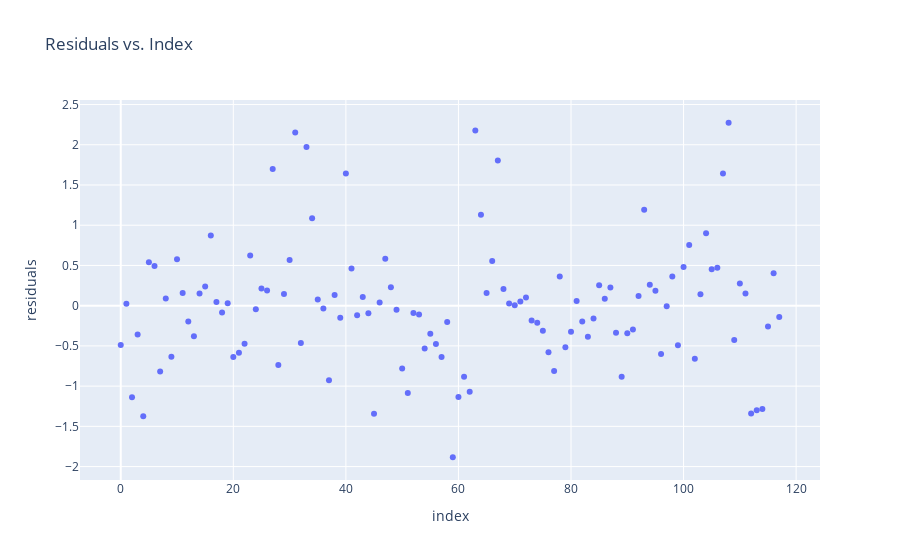

Notebook code cell kept with this figure:
### Code cell
residuals = y - predictions['ypreds']

residual_df = pd.DataFrame({'residuals': residuals, 'index': range(len(residuals))})

fig = px.scatter(residual_df, x='index', y='residuals',
                 title="Residuals vs. Index")

fig.show()

### Figure 1 — Plotly figure (JSON) as saved in the notebook; plotly's stock layout.template omitted (floating-point values rounded to 4 significant figures)
{"data": [{"hovertemplate": "index=%{x}<br>residuals=%{y}<extra></extra>", "legendgroup": "", "marker": {"color": "#636efa", "symbol": "circle"}, "mode": "markers", "name": "", "orientation": "v", "showlegend": false, "type": "scatter", "x": [0, 1, 2, 3, 4, 5, 6, 7, 8, 9, 10, 11, 12, 13, 14, 15, 16, 17, 18, 19, 20, 21, 22, 23, 24, 25, 26, 27, 28, 29, 30, 31, 32, 33, 34, 35, 36, 37, 38, 39, 40, 41, 42, 43, 44, 45, 46, 47, 48, 49, 50, 51, 52, 53, 54, 55, 56, 57, 58, 59, 60, 61, 62, 63, 64, 65, 66, 67, 68, 69, 70, 71, 72, 73, 74, 75, 76, 77, 78, 79, 80, 81, 82, 83, 84, 85, 86, 87, 88, 89, 90, 91, 92, 93, 94, 95, 96, 97, 98, 99, 100, 101, 102, 103, 104, 105, 106, 107, 108, 109, 110, 111, 112, 113, 114, 115, 116, 117], "xaxis": "x", "y": [-0.4893, 0.02245, -1.138, -0.3596, -1.374, 0.5406, 0.4925, -0.8196, 0.089, -0.6353, 0.576, 0.1574, -0.1964, -0.3793, 0.1512, 0.237, 0.8725, 0.04651, -0.08621, 0.02997, -0.6371, -0.585, -0.4718, 0.6253, -0.04319, 0.212, 0.1875, 1.7, -0.7373, 0.145, 0.5677, 2.152, -0.463, 1.972, 1.088, 0.07642, -0.03559, -0.9265, 0.1339, -0.1497, 1.644, 0.4631, -0.1178, 0.1093, -0.09476, -1.345, 0.04036, 0.5827, 0.2282, -0.05119, -0.7808, -1.085, -0.09118, -0.11, -0.5316, -0.35, -0.4762, -0.6384, -0.2043, -1.884, -1.137, -0.8823, -1.071, 2.177, 1.131, 0.1591, 0.5565, 1.806, 0.2078, 0.02676, 0.004723, 0.0534, 0.1003, -0.1852, -0.2121, -0.313, -0.5775, -0.8118, 0.3624, -0.5156, -0.3239, 0.05939, -0.1968, -0.385, -0.159, 0.2553, 0.08549, 0.2247, -0.335, -0.8824, -0.3433, -0.2958, 0.1211, 1.194, 0.2602, 0.185, -0.602, -0.005723, 0.3622, -0.4914, 0.4813, 0.7537, -0.6589, 0.1405, 0.8999, 0.4539, 0.4703, 1.642, 2.274, -0.4269, 0.2771, 0.1528, -1.34, -1.299, -1.283, -0.2598, 0.4024, -0.1415], "yaxis": "y"}], "layout": {"legend": {"tracegroupgap": 0}, "title": {"text": "Residuals vs. Index"}, "xaxis": {"anchor": "y", "domain": [0, 1], "title": {"text": "index"}}, "yaxis": {"anchor": "x", "domain": [0, 1], "title": {"text": "residuals"}}}}
